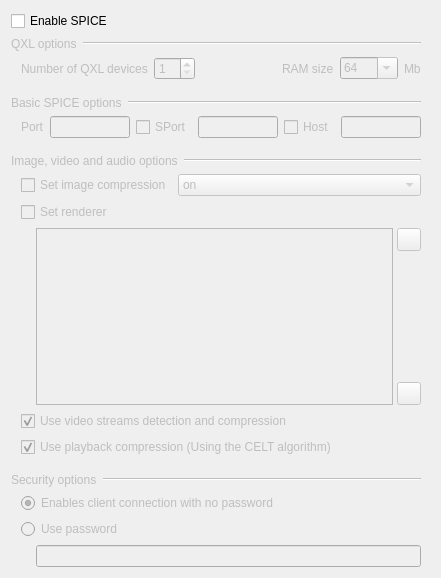
<?xml version="1.0" encoding="UTF-8"?>
<ui version="4.0">
 <class>SPICE_Settings_Widget</class>
 <widget class="QWidget" name="SPICE_Settings_Widget">
  <property name="geometry">
   <rect>
    <x>0</x>
    <y>0</y>
    <width>441</width>
    <height>578</height>
   </rect>
  </property>
  <property name="windowTitle">
   <string>SPICE Settings</string>
  </property>
  <layout class="QVBoxLayout" name="verticalLayout_8">
   <item>
    <widget class="QScrollArea" name="scrollArea">
     <property name="frameShape">
      <enum>QFrame::NoFrame</enum>
     </property>
     <property name="frameShadow">
      <enum>QFrame::Plain</enum>
     </property>
     <property name="widgetResizable">
      <bool>true</bool>
     </property>
     <widget class="QWidget" name="scrollAreaWidgetContents">
      <property name="geometry">
       <rect>
        <x>0</x>
        <y>0</y>
        <width>423</width>
        <height>560</height>
       </rect>
      </property>
      <layout class="QVBoxLayout" name="verticalLayout_7">
       <property name="leftMargin">
        <number>0</number>
       </property>
       <property name="topMargin">
        <number>0</number>
       </property>
       <property name="rightMargin">
        <number>9</number>
       </property>
       <property name="bottomMargin">
        <number>0</number>
       </property>
       <item>
        <widget class="QCheckBox" name="CH_Use_SPICE">
         <property name="text">
          <string>Enable SPICE</string>
         </property>
        </widget>
       </item>
       <item>
        <widget class="QWidget" name="Widget_SPICE_Settings" native="true">
         <property name="enabled">
          <bool>false</bool>
         </property>
         <layout class="QVBoxLayout" name="verticalLayout_6">
          <property name="margin">
           <number>0</number>
          </property>
          <item>
           <layout class="QVBoxLayout" name="verticalLayout_3">
            <item>
             <layout class="QHBoxLayout" name="horizontalLayout">
              <item>
               <widget class="QLabel" name="Label_QXL">
                <property name="sizePolicy">
                 <sizepolicy hsizetype="Maximum" vsizetype="Preferred">
                  <horstretch>0</horstretch>
                  <verstretch>0</verstretch>
                 </sizepolicy>
                </property>
                <property name="text">
                 <string>QXL options</string>
                </property>
               </widget>
              </item>
              <item>
               <widget class="Line" name="line1">
                <property name="orientation">
                 <enum>Qt::Horizontal</enum>
                </property>
               </widget>
              </item>
             </layout>
            </item>
            <item>
             <layout class="QHBoxLayout" name="horizontalLayout_3">
              <property name="leftMargin">
               <number>10</number>
              </property>
              <item>
               <widget class="QLabel" name="Label_Number_of_QXL_Devices">
                <property name="text">
                 <string>Number of QXL devices</string>
                </property>
               </widget>
              </item>
              <item>
               <widget class="QSpinBox" name="SB_QXL_Num">
                <property name="minimum">
                 <number>1</number>
                </property>
               </widget>
              </item>
              <item>
               <spacer name="horizontalSpacer">
                <property name="orientation">
                 <enum>Qt::Horizontal</enum>
                </property>
                <property name="sizeHint" stdset="0">
                 <size>
                  <width>18</width>
                  <height>20</height>
                 </size>
                </property>
               </spacer>
              </item>
              <item>
               <widget class="QLabel" name="Label_RAM_Size">
                <property name="text">
                 <string>RAM size</string>
                </property>
               </widget>
              </item>
              <item>
               <widget class="QComboBox" name="CB_RAM_Size">
                <property name="editable">
                 <bool>true</bool>
                </property>
                <property name="currentIndex">
                 <number>2</number>
                </property>
                <item>
                 <property name="text">
                  <string>16</string>
                 </property>
                </item>
                <item>
                 <property name="text">
                  <string>32</string>
                 </property>
                </item>
                <item>
                 <property name="text">
                  <string>64</string>
                 </property>
                </item>
                <item>
                 <property name="text">
                  <string>128</string>
                 </property>
                </item>
                <item>
                 <property name="text">
                  <string>256</string>
                 </property>
                </item>
                <item>
                 <property name="text">
                  <string>512</string>
                 </property>
                </item>
                <item>
                 <property name="text">
                  <string>1024</string>
                 </property>
                </item>
               </widget>
              </item>
              <item>
               <widget class="QLabel" name="Label_Mb">
                <property name="text">
                 <string>Mb</string>
                </property>
               </widget>
              </item>
             </layout>
            </item>
           </layout>
          </item>
          <item>
           <spacer name="verticalSpacer_2">
            <property name="orientation">
             <enum>Qt::Vertical</enum>
            </property>
            <property name="sizeType">
             <enum>QSizePolicy::Fixed</enum>
            </property>
            <property name="sizeHint" stdset="0">
             <size>
              <width>150</width>
              <height>10</height>
             </size>
            </property>
           </spacer>
          </item>
          <item>
           <layout class="QVBoxLayout" name="verticalLayout_4">
            <item>
             <layout class="QHBoxLayout" name="horizontalLayout_2">
              <item>
               <widget class="QLabel" name="Label_SPICE_Options">
                <property name="sizePolicy">
                 <sizepolicy hsizetype="Maximum" vsizetype="Preferred">
                  <horstretch>0</horstretch>
                  <verstretch>0</verstretch>
                 </sizepolicy>
                </property>
                <property name="text">
                 <string>Basic SPICE options</string>
                </property>
               </widget>
              </item>
              <item>
               <widget class="Line" name="line2">
                <property name="orientation">
                 <enum>Qt::Horizontal</enum>
                </property>
               </widget>
              </item>
             </layout>
            </item>
            <item>
             <layout class="QHBoxLayout" name="horizontalLayout_8">
              <property name="leftMargin">
               <number>10</number>
              </property>
              <item>
               <widget class="QLabel" name="Label_SPICE_Port">
                <property name="text">
                 <string>Port</string>
                </property>
               </widget>
              </item>
              <item>
               <widget class="QLineEdit" name="Edit_SPICE_Port"/>
              </item>
              <item>
               <spacer name="horizontalSpacer_2">
                <property name="orientation">
                 <enum>Qt::Horizontal</enum>
                </property>
                <property name="sizeHint" stdset="0">
                 <size>
                  <width>13</width>
                  <height>20</height>
                 </size>
                </property>
               </spacer>
              </item>
              <item>
               <widget class="QCheckBox" name="CH_SPICE_SPort">
                <property name="text">
                 <string>SPort</string>
                </property>
               </widget>
              </item>
              <item>
               <widget class="QLineEdit" name="Edit_SPICE_SPort">
                <property name="enabled">
                 <bool>false</bool>
                </property>
               </widget>
              </item>
              <item>
               <spacer name="horizontalSpacer_3">
                <property name="orientation">
                 <enum>Qt::Horizontal</enum>
                </property>
                <property name="sizeHint" stdset="0">
                 <size>
                  <width>13</width>
                  <height>20</height>
                 </size>
                </property>
               </spacer>
              </item>
              <item>
               <widget class="QCheckBox" name="CH_SPICE_Host">
                <property name="text">
                 <string>Host</string>
                </property>
               </widget>
              </item>
              <item>
               <widget class="QLineEdit" name="Edit_SPICE_Host">
                <property name="enabled">
                 <bool>false</bool>
                </property>
               </widget>
              </item>
             </layout>
            </item>
           </layout>
          </item>
          <item>
           <spacer name="verticalSpacer_3">
            <property name="orientation">
             <enum>Qt::Vertical</enum>
            </property>
            <property name="sizeType">
             <enum>QSizePolicy::Fixed</enum>
            </property>
            <property name="sizeHint" stdset="0">
             <size>
              <width>150</width>
              <height>10</height>
             </size>
            </property>
           </spacer>
          </item>
          <item>
           <layout class="QVBoxLayout" name="verticalLayout_5">
            <item>
             <layout class="QHBoxLayout" name="horizontalLayout_5">
              <item>
               <widget class="QLabel" name="Label_Image_Video_Audio_Settings">
                <property name="sizePolicy">
                 <sizepolicy hsizetype="Maximum" vsizetype="Preferred">
                  <horstretch>0</horstretch>
                  <verstretch>0</verstretch>
                 </sizepolicy>
                </property>
                <property name="text">
                 <string>Image, video and audio options</string>
                </property>
               </widget>
              </item>
              <item>
               <widget class="Line" name="line3">
                <property name="orientation">
                 <enum>Qt::Horizontal</enum>
                </property>
               </widget>
              </item>
             </layout>
            </item>
            <item>
             <layout class="QGridLayout" name="gridLayout_2">
              <property name="leftMargin">
               <number>10</number>
              </property>
              <item row="0" column="0">
               <layout class="QHBoxLayout" name="horizontalLayout_7">
                <item>
                 <widget class="QCheckBox" name="CH_Use_Image_Compression">
                  <property name="sizePolicy">
                   <sizepolicy hsizetype="Maximum" vsizetype="Fixed">
                    <horstretch>0</horstretch>
                    <verstretch>0</verstretch>
                   </sizepolicy>
                  </property>
                  <property name="text">
                   <string>Set image compression</string>
                  </property>
                 </widget>
                </item>
                <item>
                 <widget class="QComboBox" name="CB_Video_Compression">
                  <property name="enabled">
                   <bool>false</bool>
                  </property>
                  <property name="sizePolicy">
                   <sizepolicy hsizetype="Minimum" vsizetype="Fixed">
                    <horstretch>0</horstretch>
                    <verstretch>0</verstretch>
                   </sizepolicy>
                  </property>
                  <item>
                   <property name="text">
                    <string>on</string>
                   </property>
                  </item>
                  <item>
                   <property name="text">
                    <string>auto_glz</string>
                   </property>
                  </item>
                  <item>
                   <property name="text">
                    <string>auto_lz</string>
                   </property>
                  </item>
                  <item>
                   <property name="text">
                    <string>quic</string>
                   </property>
                  </item>
                  <item>
                   <property name="text">
                    <string>glz</string>
                   </property>
                  </item>
                  <item>
                   <property name="text">
                    <string>lz</string>
                   </property>
                  </item>
                  <item>
                   <property name="text">
                    <string>off</string>
                   </property>
                  </item>
                 </widget>
                </item>
               </layout>
              </item>
              <item row="1" column="0">
               <widget class="QCheckBox" name="CH_Set_Renderer">
                <property name="text">
                 <string>Set renderer</string>
                </property>
               </widget>
              </item>
              <item row="2" column="0">
               <layout class="QHBoxLayout" name="horizontalLayout_4">
                <property name="spacing">
                 <number>4</number>
                </property>
                <property name="leftMargin">
                 <number>15</number>
                </property>
                <item>
                 <widget class="QTreeWidget" name="Renderer_Order_List">
                  <property name="enabled">
                   <bool>false</bool>
                  </property>
                  <property name="sizePolicy">
                   <sizepolicy hsizetype="Expanding" vsizetype="Maximum">
                    <horstretch>0</horstretch>
                    <verstretch>0</verstretch>
                   </sizepolicy>
                  </property>
                  <property name="verticalScrollBarPolicy">
                   <enum>Qt::ScrollBarAlwaysOff</enum>
                  </property>
                  <property name="horizontalScrollBarPolicy">
                   <enum>Qt::ScrollBarAlwaysOff</enum>
                  </property>
                  <property name="editTriggers">
                   <set>QAbstractItemView::NoEditTriggers</set>
                  </property>
                  <property name="dragEnabled">
                   <bool>true</bool>
                  </property>
                  <property name="dragDropMode">
                   <enum>QAbstractItemView::DragOnly</enum>
                  </property>
                  <property name="alternatingRowColors">
                   <bool>true</bool>
                  </property>
                  <property name="rootIsDecorated">
                   <bool>false</bool>
                  </property>
                  <property name="uniformRowHeights">
                   <bool>true</bool>
                  </property>
                  <property name="headerHidden">
                   <bool>true</bool>
                  </property>
                  <column>
                   <property name="text">
                    <string>1</string>
                   </property>
                  </column>
                 </widget>
                </item>
                <item>
                 <layout class="QVBoxLayout" name="verticalLayout_2">
                  <item>
                   <widget class="QToolButton" name="TB_Up">
                    <property name="enabled">
                     <bool>false</bool>
                    </property>
                    <property name="text">
                     <string/>
                    </property>
                    <property name="icon">
                     <iconset resource="images.qrc">
                      <normaloff>:/up.png</normaloff>:/up.png</iconset>
                    </property>
                   </widget>
                  </item>
                  <item>
                   <spacer name="verticalSpacer">
                    <property name="orientation">
                     <enum>Qt::Vertical</enum>
                    </property>
                    <property name="sizeHint" stdset="0">
                     <size>
                      <width>20</width>
                      <height>13</height>
                     </size>
                    </property>
                   </spacer>
                  </item>
                  <item>
                   <widget class="QToolButton" name="TB_Down">
                    <property name="enabled">
                     <bool>false</bool>
                    </property>
                    <property name="text">
                     <string/>
                    </property>
                    <property name="icon">
                     <iconset resource="images.qrc">
                      <normaloff>:/down.png</normaloff>:/down.png</iconset>
                    </property>
                   </widget>
                  </item>
                 </layout>
                </item>
               </layout>
              </item>
              <item row="3" column="0">
               <widget class="QCheckBox" name="CH_Use_Video_Compression">
                <property name="text">
                 <string>Use video streams detection and compression</string>
                </property>
                <property name="checked">
                 <bool>true</bool>
                </property>
               </widget>
              </item>
              <item row="4" column="0">
               <widget class="QCheckBox" name="CH_Use_Playback_Compression">
                <property name="text">
                 <string>Use playback compression (Using the CELT algorithm)</string>
                </property>
                <property name="checked">
                 <bool>true</bool>
                </property>
               </widget>
              </item>
             </layout>
            </item>
           </layout>
          </item>
          <item>
           <spacer name="verticalSpacer_4">
            <property name="orientation">
             <enum>Qt::Vertical</enum>
            </property>
            <property name="sizeType">
             <enum>QSizePolicy::Fixed</enum>
            </property>
            <property name="sizeHint" stdset="0">
             <size>
              <width>150</width>
              <height>10</height>
             </size>
            </property>
           </spacer>
          </item>
          <item>
           <layout class="QVBoxLayout" name="verticalLayout">
            <item>
             <layout class="QHBoxLayout" name="horizontalLayout_6">
              <item>
               <widget class="QLabel" name="Label_Security_Options">
                <property name="sizePolicy">
                 <sizepolicy hsizetype="Maximum" vsizetype="Preferred">
                  <horstretch>0</horstretch>
                  <verstretch>0</verstretch>
                 </sizepolicy>
                </property>
                <property name="text">
                 <string>Security options</string>
                </property>
               </widget>
              </item>
              <item>
               <widget class="Line" name="line4">
                <property name="orientation">
                 <enum>Qt::Horizontal</enum>
                </property>
               </widget>
              </item>
             </layout>
            </item>
            <item>
             <layout class="QGridLayout" name="gridLayout_4">
              <property name="leftMargin">
               <number>10</number>
              </property>
              <item row="0" column="0">
               <widget class="QRadioButton" name="RB_No_Password">
                <property name="text">
                 <string>Enables client connection with no password</string>
                </property>
                <property name="checked">
                 <bool>true</bool>
                </property>
               </widget>
              </item>
              <item row="1" column="0">
               <widget class="QRadioButton" name="RB_Use_Password">
                <property name="text">
                 <string>Use password</string>
                </property>
               </widget>
              </item>
              <item row="2" column="0">
               <layout class="QHBoxLayout" name="horizontalLayout_10">
                <property name="leftMargin">
                 <number>15</number>
                </property>
                <item>
                 <widget class="QLineEdit" name="Edit_Password">
                  <property name="enabled">
                   <bool>false</bool>
                  </property>
                  <property name="echoMode">
                   <enum>QLineEdit::Password</enum>
                  </property>
                 </widget>
                </item>
               </layout>
              </item>
             </layout>
            </item>
           </layout>
          </item>
         </layout>
        </widget>
       </item>
      </layout>
     </widget>
    </widget>
   </item>
  </layout>
 </widget>
 <tabstops>
  <tabstop>CH_Use_SPICE</tabstop>
  <tabstop>SB_QXL_Num</tabstop>
  <tabstop>CB_RAM_Size</tabstop>
  <tabstop>Edit_SPICE_Port</tabstop>
  <tabstop>CH_SPICE_SPort</tabstop>
  <tabstop>Edit_SPICE_SPort</tabstop>
  <tabstop>CH_SPICE_Host</tabstop>
  <tabstop>Edit_SPICE_Host</tabstop>
  <tabstop>CH_Use_Image_Compression</tabstop>
  <tabstop>CB_Video_Compression</tabstop>
  <tabstop>CH_Set_Renderer</tabstop>
  <tabstop>Renderer_Order_List</tabstop>
  <tabstop>TB_Up</tabstop>
  <tabstop>TB_Down</tabstop>
  <tabstop>CH_Use_Video_Compression</tabstop>
  <tabstop>CH_Use_Playback_Compression</tabstop>
  <tabstop>RB_No_Password</tabstop>
  <tabstop>RB_Use_Password</tabstop>
  <tabstop>Edit_Password</tabstop>
 </tabstops>
 <resources>
  <include location="images.qrc"/>
 </resources>
 <connections>
  <connection>
   <sender>CH_SPICE_SPort</sender>
   <signal>toggled(bool)</signal>
   <receiver>Edit_SPICE_SPort</receiver>
   <slot>setEnabled(bool)</slot>
   <hints>
    <hint type="sourcelabel">
     <x>165</x>
     <y>152</y>
    </hint>
    <hint type="destinationlabel">
     <x>247</x>
     <y>153</y>
    </hint>
   </hints>
  </connection>
  <connection>
   <sender>CH_SPICE_Host</sender>
   <signal>toggled(bool)</signal>
   <receiver>Edit_SPICE_Host</receiver>
   <slot>setEnabled(bool)</slot>
   <hints>
    <hint type="sourcelabel">
     <x>312</x>
     <y>152</y>
    </hint>
    <hint type="destinationlabel">
     <x>378</x>
     <y>153</y>
    </hint>
   </hints>
  </connection>
  <connection>
   <sender>CH_Use_Image_Compression</sender>
   <signal>toggled(bool)</signal>
   <receiver>CB_Video_Compression</receiver>
   <slot>setEnabled(bool)</slot>
   <hints>
    <hint type="sourcelabel">
     <x>143</x>
     <y>225</y>
    </hint>
    <hint type="destinationlabel">
     <x>377</x>
     <y>227</y>
    </hint>
   </hints>
  </connection>
  <connection>
   <sender>CH_Set_Renderer</sender>
   <signal>toggled(bool)</signal>
   <receiver>Renderer_Order_List</receiver>
   <slot>setEnabled(bool)</slot>
   <hints>
    <hint type="sourcelabel">
     <x>97</x>
     <y>254</y>
    </hint>
    <hint type="destinationlabel">
     <x>86</x>
     <y>341</y>
    </hint>
   </hints>
  </connection>
  <connection>
   <sender>CH_Set_Renderer</sender>
   <signal>toggled(bool)</signal>
   <receiver>TB_Up</receiver>
   <slot>setEnabled(bool)</slot>
   <hints>
    <hint type="sourcelabel">
     <x>263</x>
     <y>254</y>
    </hint>
    <hint type="destinationlabel">
     <x>418</x>
     <y>287</y>
    </hint>
   </hints>
  </connection>
  <connection>
   <sender>CH_Set_Renderer</sender>
   <signal>toggled(bool)</signal>
   <receiver>TB_Down</receiver>
   <slot>setEnabled(bool)</slot>
   <hints>
    <hint type="sourcelabel">
     <x>205</x>
     <y>254</y>
    </hint>
    <hint type="destinationlabel">
     <x>418</x>
     <y>386</y>
    </hint>
   </hints>
  </connection>
  <connection>
   <sender>RB_Use_Password</sender>
   <signal>toggled(bool)</signal>
   <receiver>Edit_Password</receiver>
   <slot>setEnabled(bool)</slot>
   <hints>
    <hint type="sourcelabel">
     <x>122</x>
     <y>537</y>
    </hint>
    <hint type="destinationlabel">
     <x>141</x>
     <y>565</y>
    </hint>
   </hints>
  </connection>
  <connection>
   <sender>CH_Use_SPICE</sender>
   <signal>toggled(bool)</signal>
   <receiver>Widget_SPICE_Settings</receiver>
   <slot>setEnabled(bool)</slot>
   <hints>
    <hint type="sourcelabel">
     <x>89</x>
     <y>15</y>
    </hint>
    <hint type="destinationlabel">
     <x>29</x>
     <y>94</y>
    </hint>
   </hints>
  </connection>
 </connections>
</ui>
